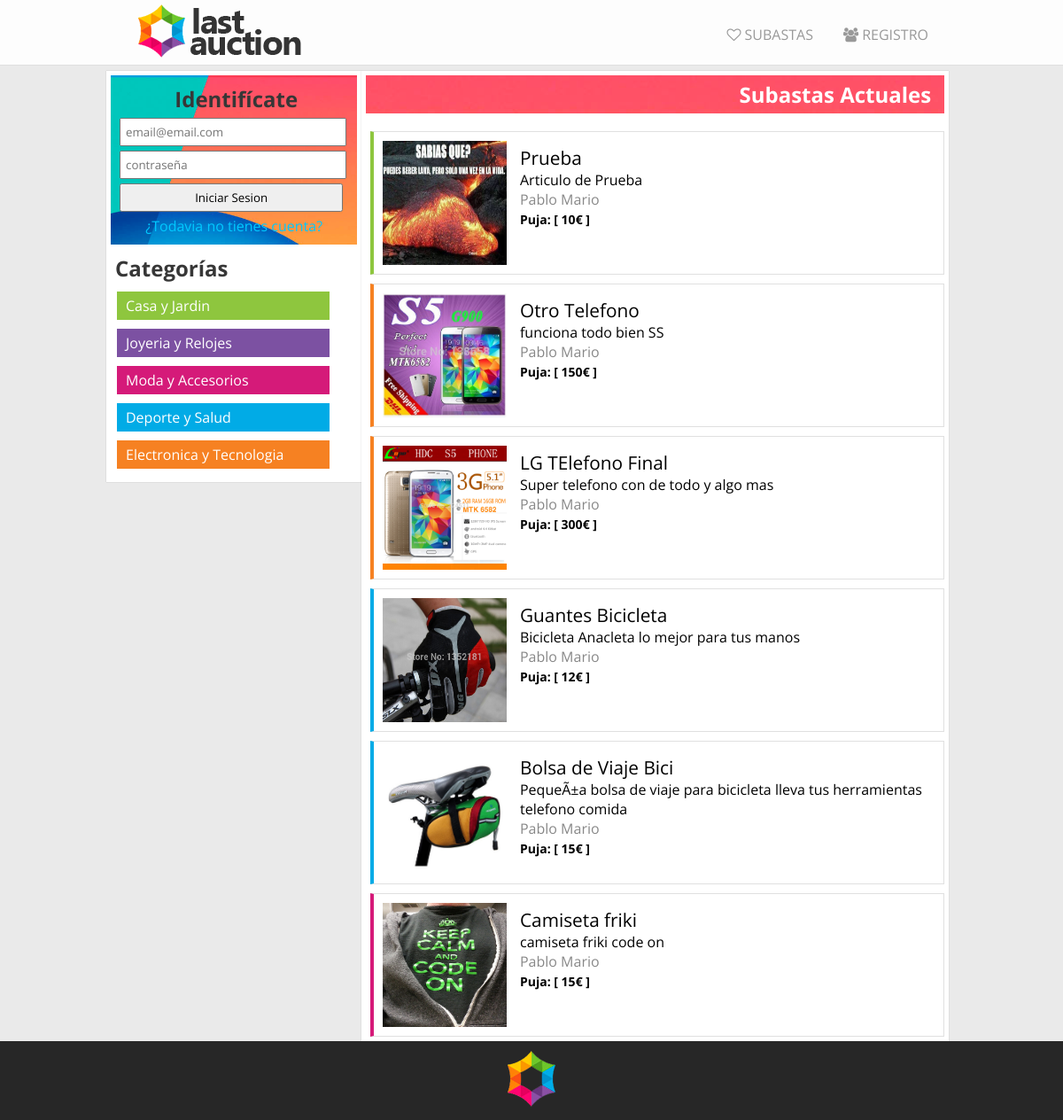
The app's page /subastas.php, older data.
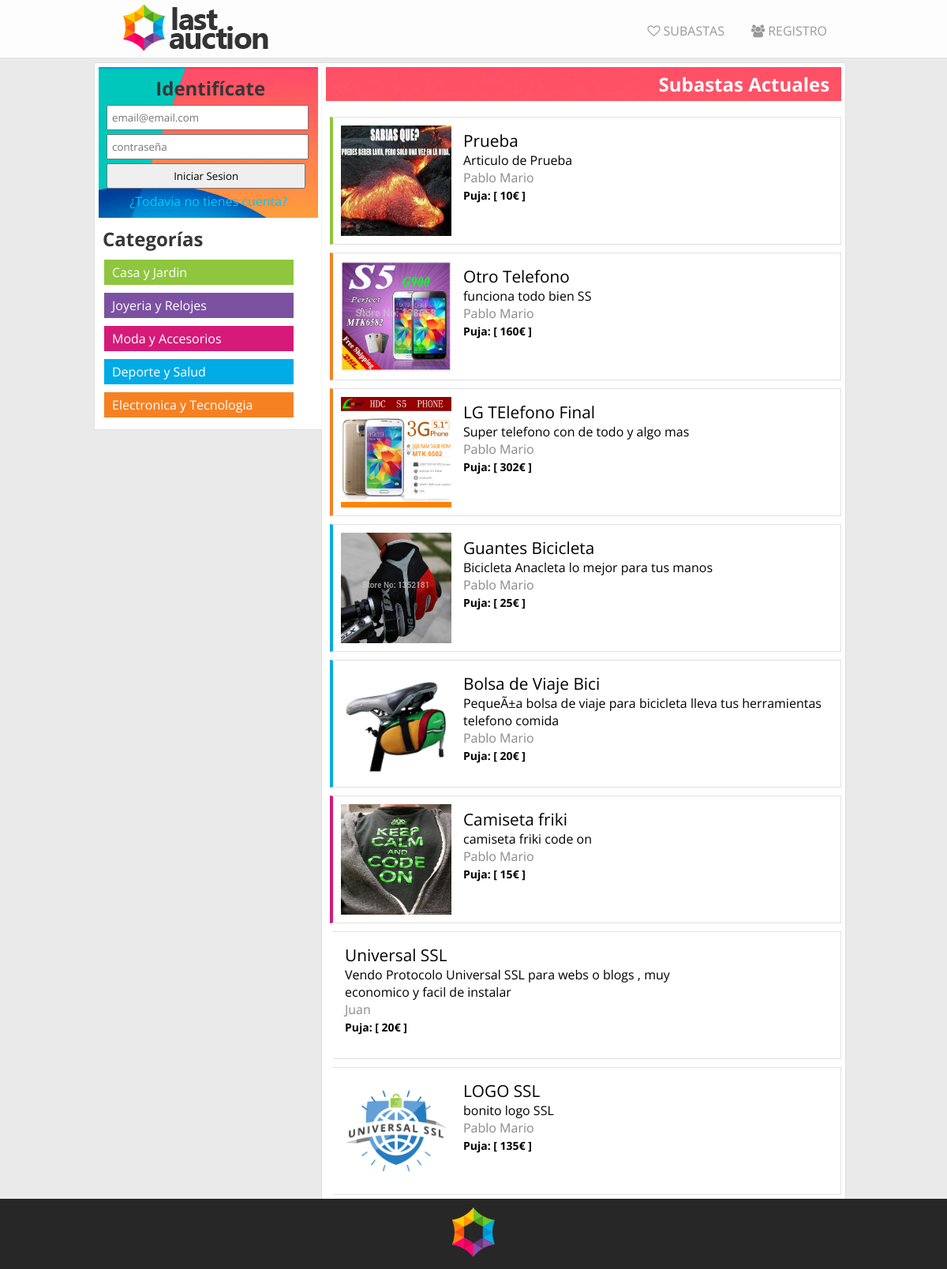
The same page, newer data.
### tables this page shows
CREATE TABLE IF NOT EXISTS `imagenes` (
  `id` int(10) unsigned NOT NULL AUTO_INCREMENT,
  `producto` int(10) unsigned NOT NULL,
  `imagen` varchar(100) NOT NULL,
  PRIMARY KEY (`id`)
);

CREATE TABLE IF NOT EXISTS `productos` (
  `id` int(10) unsigned NOT NULL AUTO_INCREMENT,
  `titulo` varchar(45) NOT NULL,
  `descripcion` varchar(300) NOT NULL,
  `preciominimo` int(10) unsigned NOT NULL,
  `categoria` int(1) unsigned NOT NULL,
  `fechainicial` int(10) unsigned NOT NULL,
  `fechafin` int(10) unsigned NOT NULL,
  `estado` int(1) unsigned NOT NULL,
  `usuario` int(10) unsigned NOT NULL,
  `comprador` int(11) NOT NULL,
  PRIMARY KEY (`id`)
);

CREATE TABLE IF NOT EXISTS `usuarios` (
  `id` int(10) unsigned NOT NULL AUTO_INCREMENT,
  `email` varchar(60) NOT NULL,
  `nombre` varchar(45) NOT NULL,
  `direccion` varchar(100) NOT NULL,
  `contrasena` varchar(100) NOT NULL,
  PRIMARY KEY (`id`)
);

### php/funciones.php (the view, shortened to what this page needs)
<?php
	function menuNoLogeado(){
		echo '<a href="'.URL_LOCAL.'index.php"><img id="logotipo" src="img/logomini.png" alt="last auction"></a>';
		echo '<ul>';
			echo '<a href="'.URL_LOCAL.'subastas.php"><li><i class="fa fa-heart-o"></i> Subastas</li></a>';
			echo '<a href="'.URL_LOCAL.'registro.php"><li><i class="fa fa-users "></i> registro</li></a>';
		echo '</ul>';
	}
	function listarSubastas(){
		$conexion=conexion();
  		$now=strtotime(date("Y-m-d h:i"));
		$sql = 'select * from productos where estado > 0 and fechafin >'.$now.';';
		if($resultado = $conexion->query($sql)){
			while ($row = $resultado->fetch_array(MYSQLI_ASSOC)) {
				switch ($row['categoria']) {
					case 1:
						echo '<article class="casa">';
						break;
					case 3:
						echo '<article class="moda">';
						break;
					case 4:
						echo '<article class="deporte">';
						break;
					case 5:
						echo '<article class="electronica">';
						break;
					default:
						echo '<article>';
						break;
				}
				$queryImagen = "select * from imagenes where producto = ".$row['id']." ";
				if($resultadoImagen = $conexion->query($queryImagen)){
					while($rowImagen = $resultadoImagen->fetch_array(MYSQLI_ASSOC)){
						$urlImagen = substr($rowImagen['imagen'], 1);
						echo '<a href="solo.php?p='.$row['id'].'"><img src='.$urlImagen.' /></a>';
					}
				}
				echo '<div class="datosProducto">';
				echo '<a href="solo.php?p='.$row['id'].'">'.$row['titulo'].'</a>';
				echo '<p>'.$row['descripcion'].'</p>';
				$queryUsuario = 'select nombre from usuarios where id='.$row['usuario'].';';
				if($resultadoUsuario =  $conexion->query($queryUsuario)){
					if($rowUsuario = $resultadoUsuario->fetch_array()){
						echo '<p class="vendedor">'.$rowUsuario[0].'</p>';
					}
				}
				$sqlPrecio = 'select MAX(puja) from pujas where producto ='.$row['id'].';';
				if($resultadoPrecio = $conexion->query($sqlPrecio)){
					if($rowPrecio = $resultadoPrecio->fetch_array()){
						if($rowPrecio[0]!=null){
							echo '<p><span>Puja: [ '.$rowPrecio[0].'€ ]</span></p>';
						}else{
							echo '<p><span>Puja: [ '.$row['preciominimo'].'€ ]</span></p>';
						}
					}
				}
				echo '</div>';
				echo '</article>';
			}
		}
	}
?>

### subastas.php (shortened to what this page needs)
<?php
	require_once('php/funciones.php');
?>
<!DOCTYPE html>
<html>
	<head>
		<link rel="stylesheet" type="text/css" href="css/estilo.css">
		<link rel="stylesheet" type="text/css" href="css/aside.css">
		<link rel="stylesheet" type="text/css" href="css/estiloProductos.css">
		<link href="//maxcdn.bootstrapcdn.com/font-awesome/4.2.0/css/font-awesome.min.css" rel="stylesheet">
	</head>
	<body>
		<nav>
			<div class="centrado">
				<?php
					if(isset($_SESSION['id_usuario'])) menuLogeado();
					else menuNoLogeado();
				?>
			</div>
		</nav>
		<header></header>
		<div class="centrado">
			<aside>
				<?php
					if(isset($_SESSION['id_usuario'])){
						cuadroPerfil($_SESSION['nombre']);
					}else{
						echo '<article class="perfil">';
						echo '<h2>Identifícate</h2>';
						echo '<form action="login.php" method="POST">';
							echo '<input type="text" name="email" id="email" placeholder="email@email.com" />';
							echo '<input type="password" name="password" id="password" placeholder="contraseña" />';
							echo '<input type="submit" name="enviar" value="Iniciar Sesion" />';
							echo '<a href="">¿Todavia no tienes cuenta?</a>';
						echo '</form>';
						echo '</article>';
					}
				?>
				<article>
					<h2>Categorías</h2>
					<a href=""><div class="menuVertical casa">Casa y Jardin</div></a><br>
					<a href=""><div class="menuVertical joyeria">Joyeria y Relojes</div></a><br>
					<a href=""><div class="menuVertical moda">Moda y Accesorios</div></a><br>
					<a href=""><div class="menuVertical deporte">Deporte y Salud</div></a><br>
					<a href=""><div class="menuVertical electronica">Electronica y Tecnologia</div></a><br>
				</article>
			</aside>
			<section>
				<h2>Subastas Actuales</h2>
				<?php
					if(isset($_SESSION['id_usuario'])){
						listarSubastasU( $_SESSION['id_usuario'] );
					}else{
						listarSubastas();
					}
				?>
			</section>
		</div>
		<footer>
			<a id="invertido" href="http://127.0.0.1/php/lastauction/"><img src="img/favicon.png" alt=""></a>
		</footer>
	</body>
</html>

### css/estilo.css (style rules this page uses)
* { margin: 0px; padding: 0px; font-family: 'Open Sans', sans-serif; transition: .3s; }
body { background: #EAEAEA; }
.centrado { margin: 0 auto; width: 960px; }
h1, h2 ,h3 ,h4 ,h5 ,h6 { color: #373737; }
nav { float: left; width: 100%; height: 70px; z-index: 9999; position: fixed; background: rgba(255,255,255,0.9); padding-top: 3px; box-shadow: 0px 0px 1px 0px rgba(50, 50, 50, 0.32); }
nav #logotipo { padding-left: 25px; }
nav ul { float: right; padding: 25px; }
nav ul li { list-style: none; display: inline; }
nav ul a { padding: 7px; color: #999; margin-left: 20px; text-decoration: none; text-transform: uppercase; }
header { float: left; width: 100%; min-height: 10px; height: 80px; }
aside { float: left; width: 29%; height: auto; padding: 5px; background: #fff; box-shadow: 0px 0px 1px 0px rgba(50, 50, 50, 0.32); }
section { float: left; width: 68%; min-height: 1000px; padding: 5px; background: #fff; box-shadow: 0px 0px 1px 0px rgba(50, 50, 50, 0.32); }
section h2 { background: url('../img/larga.jpg') right center; padding: 5px 15px 5px 0px; text-align: right; color: #fff; margin-bottom: 10px; }
footer { float: left; width: 100%; background: #272727; text-align: center; }
footer img { margin: 0 auto; padding: 10px; }

### css/aside.css (style rules this page uses)
aside article { margin-bottom: 10px; }
aside article h2 { padding-left: 5px; }
aside article form { text-align: center; }
aside article form input { padding: 5px; margin: 5px; width: 90%; display: block; }
aside article form input[type="submit"] { width: 94%; }
aside article form a { text-decoration: none; color: #00c9ff; }
aside div.menuVertical { padding: 5px 10px 5px 10px; margin-top: 10px; margin-left: 7px; width: 220px; display: inline-block; transition: width 1s; }
aside a div { color: #fff; text-decoration: none; }
aside div.casa { background: #8ec63e; }
aside div.joyeria { background: #7c51a2; }
aside div.moda { background: #d51a79; }
aside div.deporte { background: #01abe6; }
aside div.electronica { background: #f68122; }
aside article.perfil { text-align: center; background: url(../img/yum.jpg) center no-repeat; background-size: cover; padding: 10px 5px 10px 5px; color: #fff; }

### css/estiloProductos.css (style rules this page uses)
section article { float: right; padding: 5px; margin-top: 10px; width: 97%; min-height: 150px; border-top:1px solid #E0E0E0; border-right:1px solid #E0E0E0; border-bottom:1px solid #E0E0E0; }
section article img { float: left; height: 140px; width: 140px; margin: 5px; }
section article .datosProducto { float: left; margin: 5px; padding: 5px; width: 460px; }
section article .datosProducto a { font-size: 1.3em; text-decoration: none; color: inherit; }
section article .datosProducto span { font-weight: bold; font-size: 14px; }
section article .datosProducto .vendedor { color: #888888; }
section article.casa { border-left: 4px solid #8ec63e; }
section article.moda { border-left: 4px solid #d51a79; }
section article.deporte { border-left: 4px solid #01abe6; }
section article.electronica { border-left: 4px solid #f68122; }

Row changes from the older to the newer data that the page shows:
changed productos "Otro Telefono": rowPrecio (not shown) → "160"; preciominimo "150" → (not shown)
changed productos "LG TElefono Final": rowPrecio (not shown) → "302"; preciominimo "300" → (not shown)
changed productos "Guantes Bicicleta": rowPrecio (not shown) → "25"; preciominimo "12" → (not shown)
changed productos "Bolsa de Viaje Bici": rowPrecio (not shown) → "20"; preciominimo "15" → (not shown)
added productos: titulo "Universal SSL", descripcion "Vendo Protocolo Universal SSL para webs o blogs , muy economico y facil de instalar", usuarios.nombre "Juan", preciominimo "20"
added productos: titulo "LOGO SSL", descripcion "bonito logo SSL", usuarios.nombre "Pablo Mario", preciominimo "135"
added imagenes: imagen (picture), shown under "LOGO SSL"
